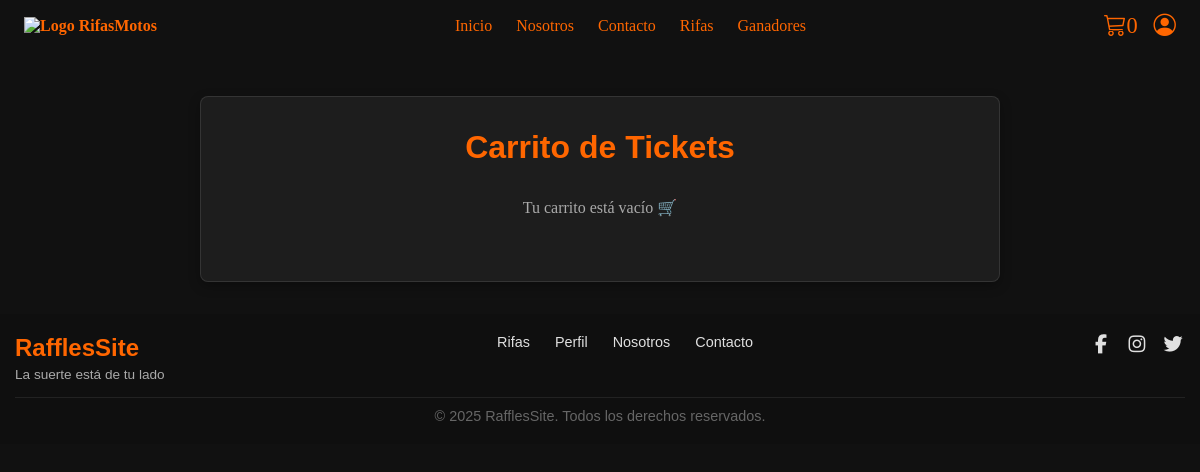
The app's page /cart/ (signed in), older data.
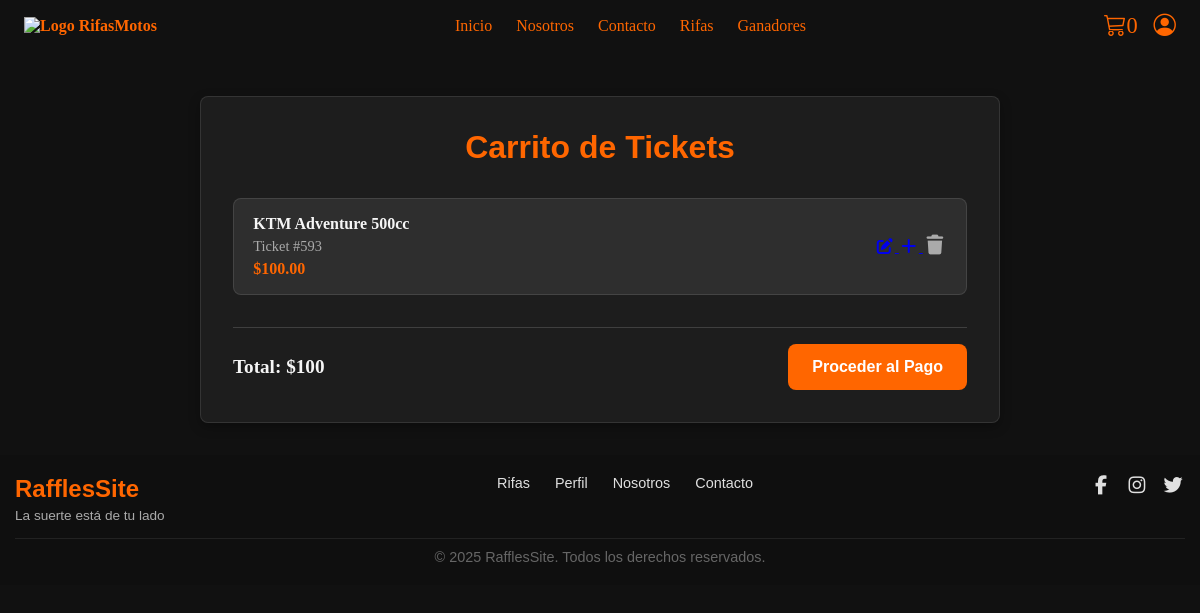
The same page, newer data.
### raffles_app/models.py (models this page shows, shortened)
class Ticket(models.Model):
    PAYMENT_STATUS = [
        ("pending", "Pendiente"),
        ("paid", "Pagado"),
        ("failed", "Fallido"),
    ]
    raffle = models.ForeignKey(
        Raffle,
        on_delete=models.CASCADE,
        related_name="tickets"
    )
    user = models.ForeignKey(
        User,
        on_delete=models.CASCADE,
        related_name="tickets"
    )
    number = models.PositiveIntegerField(blank=True, null=True, db_index=True)
    code = models.UUIDField(default=uuid.uuid4, editable=False, unique=True)  # Código único
    payment_status = models.CharField(
        max_length=20,
        choices=PAYMENT_STATUS,
        default="pending",
        db_index=True
    )
    payment_reference = models.CharField(
    max_length=100,
    blank=True,
    null=True,
    db_index=True
    )
    created_at = models.DateTimeField(auto_now_add=True)
    class Meta:
        unique_together = ('raffle', 'number')
        ordering = ['number']

class Raffle(models.Model):
    STATUS_CHOICES = [
        ("open", "Abierta"),
        ("closed", "Cerrada"),
        ("finished", "Finalizada con ganador"),
    ]
    motorcycle = models.ForeignKey(
        Motorcycle,
        on_delete=models.CASCADE,
        related_name="raffles"
    )
    ticket_price = models.DecimalField(max_digits=10, decimal_places=2)
    max_tickets = models.PositiveIntegerField()
    status = models.CharField(
        max_length=20,
        choices=STATUS_CHOICES,
        default="open",
        db_index=True
    )
    created_at = models.DateTimeField(auto_now_add=True)
    updated_at = models.DateTimeField(auto_now=True)
    ends_at = models.DateTimeField()
    seed_commitment = models.CharField(max_length=128, blank=True, null=True)
    seed_reveal = models.CharField(max_length=256, blank=True, null=True)
    winner_ticket = models.ForeignKey(
        'Ticket',
        on_delete=models.SET_NULL,
        null=True,
        blank=True,
        related_name="won_raffles"
    )

class Motorcycle(models.Model):
    brand = models.CharField(max_length=100, db_index=True)   # Ej: Yamaha
    model = models.CharField(max_length=100, db_index=True)   # Ej: MT-09
    year = models.PositiveIntegerField(db_index=True)         # Ej: 2024
    description = models.TextField(blank=True)
    is_new = models.BooleanField(default=True)     # True = nueva, False = usada
    mileage = models.PositiveIntegerField(
        blank=True, null=True,
        help_text="Kilometraje en kilómetros (solo si es usada)."
    )
    condition = models.CharField(
        max_length=50,
        choices=[
            ("excelente", "Excelente"),
            ("bueno", "Bueno"),
            ("regular", "Regular"),
        ],
        blank=True,
        null=True,
        help_text="Condición general de la moto si es usada."
    )

### raffles_app/views.py (the view)
# urls.py: path("cart/", views.cart, name="cart"),  # ✅ nueva ruta
@login_required
def cart(request):
    tickets = Ticket.objects.filter(
        user=request.user,
        payment_status="pending",
        raffle__status="open"   # 👈 filtro agregado
    ).select_related("raffle")
    total = tickets.aggregate(
        total=Sum("raffle__ticket_price")
    )["total"] or 0
    return render(request, "raffles/cart.html", {
        "tickets": tickets,
        "total": total,
    })

### raffles_app/templates/raffles/cart.html (shortened to what this page needs)
  {% extends 'base.html' %}
  {% load static %}
  {% block content %}
  <section class="cart">
    <h1 class="cart__title">Carrito de Tickets</h1>
    <div class="cart__list" id="cartList">
      {% if tickets %}
        {% for ticket in tickets %}
          <div class="cart-item">
            <div class="cart-item__info">
              <h3>{{ ticket.raffle.motorcycle.brand }} {{ ticket.raffle.motorcycle.model }}</h3>
              <p class="cart-item__ticket">Ticket #{{ ticket.number }}</p>
              <p class="cart-item__price">${{ ticket.raffle.ticket_price }}</p>
            </div>
          <div class="cart-item__actions">
    <a href="{% url 'edit_ticket' ticket.id %}" class="cart-item__edit" aria-label="Editar ticket">
      <i class="fas fa-edit"></i>
    </a>
    <a href="{% url 'buy_ticket' ticket.raffle.id %}" class="cart-item__add" aria-label="Agregar ticket">
      <i class="fas fa-plus"></i>
    </a>
    <form action="{% url 'remove_ticket' ticket.id %}" method="post" style="display:inline;">
      <button type="submit" class="cart-item__remove" aria-label="Eliminar ticket">
        <i class="fas fa-trash"></i>
      </button>
    </form>
  </div>
          </div>
        {% endfor %}
      {% else %}
        <p style="text-align:center; color:var(--color-muted);">
          Tu carrito está vacío 🛒
        </p>
      {% endif %}
    </div>
    {% if tickets %}
    <div class="cart__summary">
      <p>Total: <span id="cartTotal">
        ${{ total }}
      </span></p>
      <form action="{% url 'checkout' %}" method="post">
    <button type="submit" class="pay-btn">Proceder al Pago</button>
  </form>
    </div>
    {% endif %}
  </section>
  {% endblock %}

Row changes from the older to the newer data that the page shows:
added Ticket: raffle.motorcycle.brand "KTM", raffle.motorcycle.model "Adventure 500cc", number "593", raffle.ticket_price "100.00"
Text that changed along with them:
{{ total }}: (not shown) → "100"
text no longer shown: "Tu carrito está vacío 🛒"
text now shown: "Total: $ Proceder al Pago"
